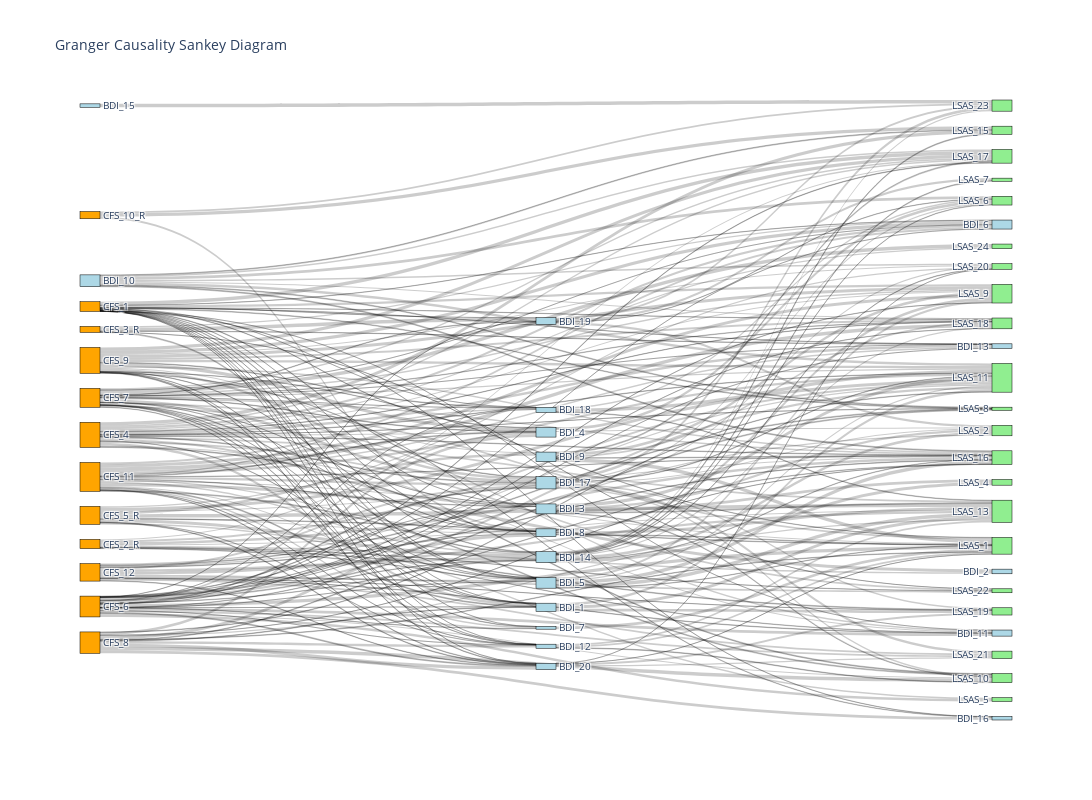

Here is the notebook cell this chart was saved with:
### Markdown cell above
### Sankey Diagram

### Code cell
import plotly.graph_objects as go

# Prepare data for Sankey diagram
sources = []
targets = []
values = []

# Add data for significant relationships
for _, row in df_significant.iterrows():
    sources.append(row['Cause'])
    targets.append(row['Effect'])
    values.append(min(row['Lag 1 p-value'], row['Lag 2 p-value'], row['Lag 3 p-value']))

# Create a list of unique labels
labels = list(set(sources + targets))

# Map labels to indices
label_indices = {label: i for i, label in enumerate(labels)}

# Convert sources and targets to indices
sources = [label_indices[source] for source in sources]
targets = [label_indices[target] for target in targets]

# Color code each node
# BDI is light blue, CFS is orange, LSAS is light green
node_colors = []
for label in labels:
    if 'BDI' in label:
        node_colors.append('lightblue')
    elif 'CFS' in label:
        node_colors.append('orange')
    elif 'LSAS' in label:
        node_colors.append('lightgreen')
    else:
        node_colors.append('white')

# Create Sankey diagram
fig = go.Figure(data=[go.Sankey(
    node=dict(
        pad=15,
        thickness=20,
        line=dict(color="black", width=0.5),
        label=labels,
        color=node_colors
    ),
    link=dict(
        source=sources,
        target=targets,
        value=values
    )
)])

# Make bigger
fig.update_layout(height=800, width=1200)

fig.update_layout(title_text="Granger Causality Sankey Diagram", font_size=10)
fig.show()

### Figure 1 — Plotly figure (JSON) as saved in the notebook; plotly's stock layout.template omitted (floating-point values rounded to 4 significant figures; data arrays with more than 128 entries replaced by an {"elided": "..."} marker saying what was removed)
{"data": [{"link": {"source": {"elided": "237 int values"}, "target": {"elided": "237 int values"}, "value": {"elided": "237 float values"}}, "node": {"color": ["orange", "orange", "orange", "lightblue", "lightblue", "lightblue", "lightblue", "lightgreen", "lightblue", "lightgreen", "lightgreen", "lightgreen", "orange", "orange", "lightblue", "orange", "lightblue", "lightblue", "lightgreen", "lightblue", "lightgreen", "lightgreen", "lightgreen", "lightgreen", "orange", "lightgreen", "orange", "orange", "lightblue", "lightblue", "lightgreen", "lightblue", "lightgreen", "lightgreen", "lightblue", "orange", "lightblue", "lightgreen", "lightgreen", "lightgreen", "lightgreen", "orange", "lightblue", "orange", "lightblue", "lightgreen", "lightblue", "lightblue", "lightgreen", "lightgreen", "lightblue", "lightgreen", "lightblue"], "label": ["CFS_4", "CFS_11", "CFS_7", "BDI_19", "BDI_14", "BDI_18", "BDI_1", "LSAS_9", "BDI_20", "LSAS_17", "LSAS_21", "LSAS_11", "CFS_6", "CFS_8", "BDI_5", "CFS_1", "BDI_9", "BDI_7", "LSAS_7", "BDI_17", "LSAS_23", "LSAS_2", "LSAS_5", "LSAS_6", "CFS_12", "LSAS_16", "CFS_10_R", "CFS_9", "BDI_8", "BDI_15", "LSAS_15", "BDI_11", "LSAS_4", "LSAS_10", "BDI_4", "CFS_3_R", "BDI_16", "LSAS_19", "LSAS_24", "LSAS_13", "LSAS_20", "CFS_2_R", "BDI_6", "CFS_5_R", "BDI_3", "LSAS_22", "BDI_10", "BDI_13", "LSAS_8", "LSAS_18", "BDI_2", "LSAS_1", "BDI_12"], "line": {"color": "black", "width": 0.5}, "pad": 15, "thickness": 20}, "type": "sankey"}], "layout": {"font": {"size": 10}, "height": 800, "title": {"text": "Granger Causality Sankey Diagram"}, "width": 1200}}
